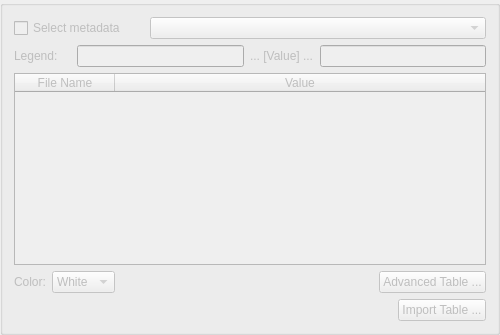
           <widget class="QGroupBox" name="metadata_groupbox">
            <property name="enabled">
             <bool>false</bool>
            </property>
            <property name="minimumSize">
             <size>
              <width>500</width>
              <height>0</height>
             </size>
            </property>
            <property name="maximumSize">
             <size>
              <width>500</width>
              <height>16777215</height>
             </size>
            </property>
            <property name="title">
             <string/>
            </property>
            <layout class="QVBoxLayout" name="verticalLayout">
             <item>
              <layout class="QHBoxLayout" name="horizontalLayout_4">
               <item>
                <widget class="QCheckBox" name="select_metadata_checkbox">
                 <property name="minimumSize">
                  <size>
                   <width>130</width>
                   <height>0</height>
                  </size>
                 </property>
                 <property name="maximumSize">
                  <size>
                   <width>130</width>
                   <height>16777215</height>
                  </size>
                 </property>
                 <property name="text">
                  <string>Select metadata</string>
                 </property>
                </widget>
               </item>
               <item>
                <widget class="QComboBox" name="select_metadata_combobox">
                 <property name="enabled">
                  <bool>false</bool>
                 </property>
                 <property name="minimumSize">
                  <size>
                   <width>300</width>
                   <height>0</height>
                  </size>
                 </property>
                </widget>
               </item>
              </layout>
             </item>
             <item>
              <layout class="QHBoxLayout" name="horizontalLayout_9">
               <item>
                <widget class="QLabel" name="meta_label">
                 <property name="enabled">
                  <bool>false</bool>
                 </property>
                 <property name="text">
                  <string>Legend:</string>
                 </property>
                </widget>
               </item>
               <item>
                <widget class="QLabel" name="label_7">
                 <property name="text">
                  <string/>
                 </property>
                </widget>
               </item>
               <item>
                <widget class="QLineEdit" name="manual_metadata_name">
                 <property name="enabled">
                  <bool>false</bool>
                 </property>
                </widget>
               </item>
               <item>
                <widget class="QLabel" name="label_12">
                 <property name="text">
                  <string>... [Value] ...</string>
                 </property>
                </widget>
               </item>
               <item>
                <widget class="QLineEdit" name="manual_metadata_units"/>
               </item>
              </layout>
             </item>
             <item>
              <widget class="QTableWidget" name="tableWidget">
               <property name="contextMenuPolicy">
                <enum>Qt::CustomContextMenu</enum>
               </property>
               <property name="alternatingRowColors">
                <bool>true</bool>
               </property>
               <attribute name="horizontalHeaderStretchLastSection">
                <bool>true</bool>
               </attribute>
               <column>
                <property name="text">
                 <string>File Name</string>
                </property>
               </column>
               <column>
                <property name="text">
                 <string>Value</string>
                </property>
               </column>
              </widget>
             </item>
             <item>
              <layout class="QHBoxLayout" name="horizontalLayout_6">
               <item>
                <widget class="QLabel" name="label_6">
                 <property name="text">
                  <string>Color:</string>
                 </property>
                </widget>
               </item>
               <item>
                <widget class="QComboBox" name="metadata_color_combobox">
                 <item>
                  <property name="text">
                   <string>White</string>
                  </property>
                 </item>
                 <item>
                  <property name="text">
                   <string>Red</string>
                  </property>
                 </item>
                 <item>
                  <property name="text">
                   <string>Blue</string>
                  </property>
                 </item>
                 <item>
                  <property name="text">
                   <string>Green</string>
                  </property>
                 </item>
                 <item>
                  <property name="text">
                   <string>Black</string>
                  </property>
                 </item>
                </widget>
               </item>
               <item>
                <spacer name="horizontalSpacer_4">
                 <property name="orientation">
                  <enum>Qt::Horizontal</enum>
                 </property>
                 <property name="sizeHint" stdset="0">
                  <size>
                   <width>40</width>
                   <height>20</height>
                  </size>
                 </property>
                </spacer>
               </item>
               <item>
                <widget class="QPushButton" name="advanced_table_pushButton">
                 <property name="text">
                  <string>Advanced Table ...</string>
                 </property>
                </widget>
               </item>
              </layout>
             </item>
             <item>
              <layout class="QHBoxLayout" name="horizontalLayout_14">
               <item>
                <spacer name="horizontalSpacer_5">
                 <property name="orientation">
                  <enum>Qt::Horizontal</enum>
                 </property>
                 <property name="sizeHint" stdset="0">
                  <size>
                   <width>40</width>
                   <height>20</height>
                  </size>
                 </property>
                </spacer>
               </item>
               <item>
                <widget class="QPushButton" name="import_table_button">
                 <property name="text">
                  <string>Import Table ...</string>
                 </property>
                </widget>
               </item>
              </layout>
             </item>
            </layout>
           </widget>
